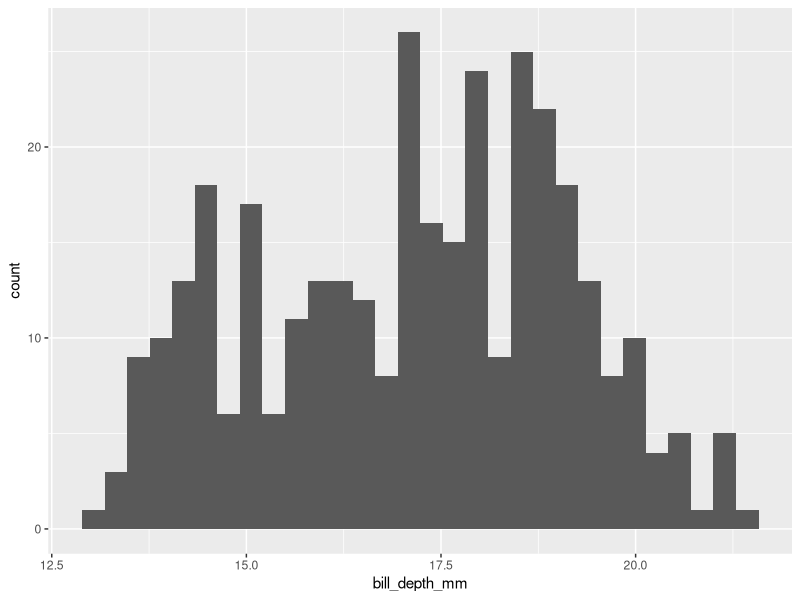
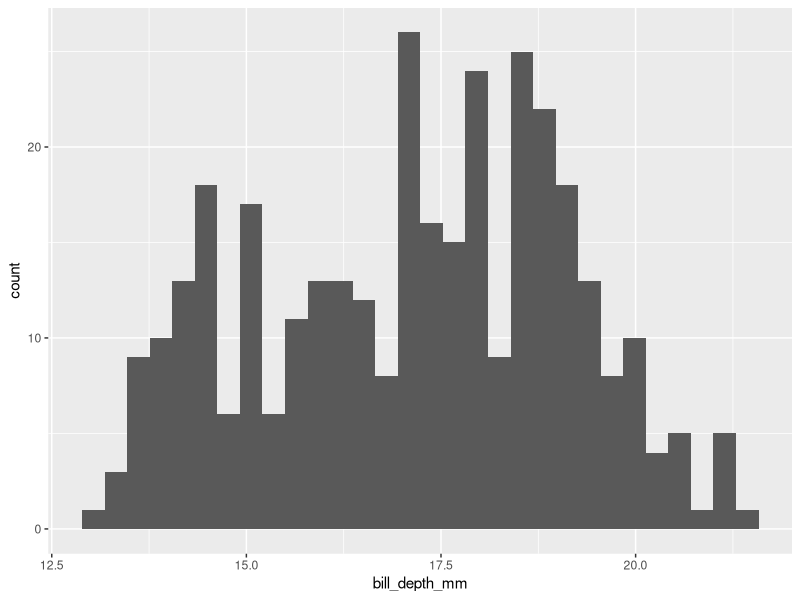

Write R code to recreate these figures, in order.
library(tidyverse)
library(palmerpenguins)

penguins %>% 
  ggplot(aes(x = bill_depth_mm)) +
  geom_histogram()
penguins %>% 
  ggplot(aes(x = bill_depth_mm)) +
  geom_histogram()
